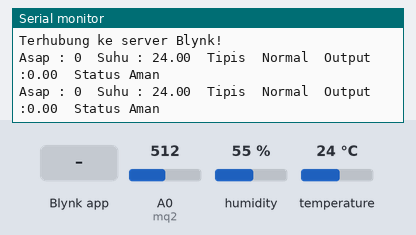
Simulated run of this sketch. Board: ESP8266 (NodeMCU). Shown: the last lines printed to the serial monitor. The inputs (shaded band) are chosen by the test bench; at power-on: temperature 24 °C, A0 (mq2) = 512, humidity 55 %. WiFi joins after 1.5 s; servers stay silent unless stated; the audio player accepts every command and is not drawn.

Above: at 20.0 s.
20.1 s: temperature set to 33 °C
At 21.8 s:
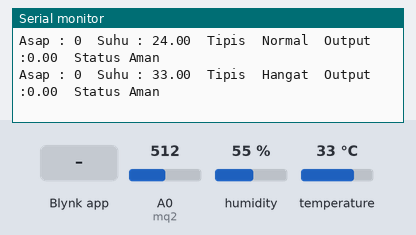
23.4 s: A0 (mq2) set to 716
At 24.5 s:
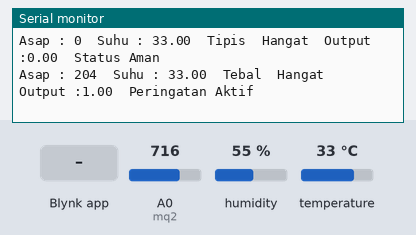
25.4 s: Blynk app writes 1 to V4
At 28.8 s:
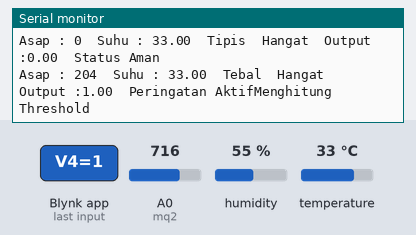

The sketch:

DeteksiAsap.ino
```cpp
#include <DFRobotDFPlayerMini.h>
#include <SoftwareSerial.h>
#include <ESP8266WiFi.h>
#include <BlynkSimpleEsp8266.h>
#include <DHT.h>
#include <DHT_U.h>
#include <Fuzzy.h>

#define BLYNK_TEMPLATE_ID "TMPL6CbUk4hV7"
#define BLYNK_TEMPLATE_NAME "Skripsi"
#define BLYNK_AUTH_TOKEN "zbJbmkRKQznBXnSz7PDHbsVOXDgpsQgw"
#define ssid "Redmi Note 10S"
#define pass "11111111"
#define DHTPIN 13 //D7
#define DHTTYPE DHT11   // DHT 11
#define mq2 A0


WidgetLCD lcd(V0);
DHT dht(DHTPIN, DHTTYPE);
SoftwareSerial mySerial(4, 5);
DFRobotDFPlayerMini myDFPlayer;
Fuzzy *fuzzy = new Fuzzy();

// FuzzyInput Asap
FuzzySet *tipis = new FuzzySet(-10, -2.5, -2.5, 5);
FuzzySet *sedang = new FuzzySet(4, 8, 8, 12);
FuzzySet *tebal = new FuzzySet(10, 15, 15, 400);

// FuzzyInput Suhu
FuzzySet *normal = new FuzzySet(0, 15, 15, 30);
FuzzySet *hangat = new FuzzySet(28, 35, 35, 42);
FuzzySet *panas = new FuzzySet(40, 45, 45, 50);

// FuzzyOutput
FuzzySet *off = new FuzzySet(0, 0, 0, 0);
FuzzySet *on = new FuzzySet(1, 1, 1, 1);

int threshold = 0;
BLYNK_WRITE(V4){
  int val = param.asInt();
  if(val ==1){
    updateThreshold();
  }
}

void setup(){
  Serial.begin(9600);
  mySerial.begin(9600);
  myDFPlayer.begin(mySerial);
  myDFPlayer.volume(30);
  konfigFuzzy();
  dht.begin();
  WiFi.disconnect(true);WiFi.mode(WIFI_OFF);
  WiFi.begin(ssid, pass); WiFi.mode(WIFI_STA);
  while (WiFi.status() != WL_CONNECTED) {
    delay(1000);
    Serial.println("Menghubungkan ke WiFi...");
  }
  Serial.println("");
  Serial.print("Terhubung ke WiFi. IP Address: ");
  Serial.println(WiFi.localIP());
  myDFPlayer.play(1); delay(3000);
  Blynk.begin(BLYNK_AUTH_TOKEN, WiFi.SSID().c_str(), WiFi.psk().c_str(),"blynk.cloud", 8080);
  Serial.println("Terhubung ke server Blynk!");
  myDFPlayer.play();
  hitungThreshold();
  delay(3000);

}

void loop(){
  Blynk.run();
  lcd.clear();
  int asap = deteksiAsap();
  float suhu = dht.readTemperature();

  Serial.print("\nAsap : ");
  Serial.print(asap);
  Serial.print("\tSuhu : ");
  Serial.print(suhu);

  Blynk.virtualWrite(V1, asap);
  Blynk.virtualWrite(V2, suhu);

  fuzzy->setInput(1, asap);
  fuzzy->setInput(2, suhu);
  fuzzy->fuzzify();
  bacaStatusKeanggotaan();
  float output = fuzzy->defuzzify(1);
  Serial.print("\tOutput :");
  Serial.print(output);
  Blynk.virtualWrite(V3, output);
  hasilFuzzy(output);
  if(asap <= -20) updateThreshold();
  delay(1000);
}

int deteksiAsap(){
  int nilaiAnalog = analogRead(mq2);
  return nilaiAnalog - threshold;
}

void updateThreshold(){
  Serial.println("Menghitung Threshold");
  lcd.clear();lcd.print(0, 0, "Menghitung"); lcd.print(0, 1, "Threshold");
  myDFPlayer.play(2);
  hitungThreshold();
}

int hitungThreshold(){
  int totalData = 0;
  int jumlahHitung = 20;

  for(int a = 0; a < jumlahHitung; a++){
    totalData += analogRead(mq2);
    delay(500);
  }
  return threshold = totalData / jumlahHitung;
}

void hasilFuzzy(float output){
  if(output == 1){
    myDFPlayer.play(3);
    Serial.print("\tPeringatan Aktif");
    Blynk.setProperty(V0, "color", "#FF0000");
    lcd.print(0, 1, "Peringatan Aktif");
    delay(3000);
  }
  else{
    Serial.print("\tStatus Aman");
    Blynk.setProperty(V0, "color", "#00FF00");
    lcd.print(0, 1, "Status Aman");
  }
}

void konfigFuzzy(){
  FuzzyInput *asap = new FuzzyInput(1);
    asap->addFuzzySet(tipis);
    asap->addFuzzySet(sedang);
    asap->addFuzzySet(tebal);
  fuzzy->addFuzzyInput(asap);

  FuzzyInput *suhu = new FuzzyInput(2);
    suhu->addFuzzySet(normal);
    suhu->addFuzzySet(hangat);
    suhu->addFuzzySet(panas);
  fuzzy->addFuzzyInput(suhu);

  FuzzyOutput *hasil = new FuzzyOutput(1);
    hasil->addFuzzySet(off);
    hasil->addFuzzySet(on);
  fuzzy->addFuzzyOutput(hasil);

  FuzzyRuleAntecedent *ifTipisAndNormal = new FuzzyRuleAntecedent();
  ifTipisAndNormal->joinWithAND(tipis, normal);
  FuzzyRuleConsequent *thenOff1 = new FuzzyRuleConsequent();
  thenOff1->addOutput(off);
  FuzzyRule *fuzzyRule01 = new FuzzyRule(1, ifTipisAndNormal, thenOff1);
  fuzzy->addFuzzyRule(fuzzyRule01);

  FuzzyRuleAntecedent *ifTipisAndHangat = new FuzzyRuleAntecedent();
  ifTipisAndHangat->joinWithAND(tipis, hangat);
  FuzzyRuleConsequent *thenOff2 = new FuzzyRuleConsequent();
  thenOff2->addOutput(off);
  FuzzyRule *fuzzyRule02 = new FuzzyRule(2, ifTipisAndHangat, thenOff2);
  fuzzy->addFuzzyRule(fuzzyRule02);

  FuzzyRuleAntecedent *ifTipisAndPanas = new FuzzyRuleAntecedent();
  ifTipisAndPanas->joinWithAND(tipis, panas);
  FuzzyRuleConsequent *thenOn1 = new FuzzyRuleConsequent();
  thenOn1->addOutput(on);
  FuzzyRule *fuzzyRule03 = new FuzzyRule(3, ifTipisAndPanas, thenOn1);
  fuzzy->addFuzzyRule(fuzzyRule03);

  FuzzyRuleAntecedent *ifSedangAndNormal = new FuzzyRuleAntecedent();
  ifSedangAndNormal->joinWithAND(sedang, normal);
  FuzzyRuleConsequent *thenOff3 = new FuzzyRuleConsequent();
  thenOff3->addOutput(off);
  FuzzyRule *fuzzyRule04 = new FuzzyRule(4, ifSedangAndNormal, thenOff3);
  fuzzy->addFuzzyRule(fuzzyRule04);

  FuzzyRuleAntecedent *ifSedangAndHangat = new FuzzyRuleAntecedent();
  ifSedangAndHangat->joinWithAND(sedang, hangat);
  FuzzyRuleConsequent *thenOff4 = new FuzzyRuleConsequent();
  thenOff4->addOutput(off);
  FuzzyRule *fuzzyRule05 = new FuzzyRule(5, ifSedangAndHangat, thenOff4);
  fuzzy->addFuzzyRule(fuzzyRule05);

  FuzzyRuleAntecedent *ifSedangAndPanas = new FuzzyRuleAntecedent();
  ifSedangAndPanas->joinWithAND(sedang, panas);
  FuzzyRuleConsequent *thenOn2 = new FuzzyRuleConsequent();
  thenOn2->addOutput(on);
  FuzzyRule *fuzzyRule06 = new FuzzyRule(6, ifSedangAndPanas, thenOn2);
  fuzzy->addFuzzyRule(fuzzyRule06);

  FuzzyRuleAntecedent *ifTebalAndNormal = new FuzzyRuleAntecedent();
  ifTebalAndNormal->joinWithAND(tebal, normal);
  FuzzyRuleConsequent *thenOn3 = new FuzzyRuleConsequent();
  thenOn3->addOutput(on);
  FuzzyRule *fuzzyRule07 = new FuzzyRule(7, ifTebalAndNormal, thenOn3);
  fuzzy->addFuzzyRule(fuzzyRule07);

  FuzzyRuleAntecedent *ifTebalAndHangat = new FuzzyRuleAntecedent();
  ifTebalAndHangat->joinWithAND(tebal, hangat);
  FuzzyRuleConsequent *thenOn4 = new FuzzyRuleConsequent();
  thenOn4->addOutput(on);
  FuzzyRule *fuzzyRule08 = new FuzzyRule(8, ifTebalAndHangat, thenOn4);
  fuzzy->addFuzzyRule(fuzzyRule08);

  FuzzyRuleAntecedent *ifTebalAndPanas = new FuzzyRuleAntecedent();
  ifTebalAndPanas->joinWithAND(tebal, panas);
  FuzzyRuleConsequent *thenOn5 = new FuzzyRuleConsequent();
  thenOn5->addOutput(on);
  FuzzyRule *fuzzyRule09 = new FuzzyRule(9, ifTebalAndPanas, thenOn5);
  fuzzy->addFuzzyRule(fuzzyRule09);
}

void bacaStatusKeanggotaan(){
  float derajat_tipis = tipis->getPertinence();
  float derajat_sedang = sedang->getPertinence();
  float derajat_tebal = tebal->getPertinence();

  float derajat_normal = normal->getPertinence();
  float derajat_hangat = hangat->getPertinence();
  float derajat_panas = panas->getPertinence();

  String statusAsap = "Tipis";
  if (derajat_sedang> 0.5) {
    statusAsap = "Sedang";
  } else if (derajat_tebal> 0.5) {
    statusAsap = "Tebal";
  }


  String statusSuhu = "Normal";
  if (derajat_hangat> 0.5) {
    statusSuhu = "Hangat";
  } else if (derajat_panas> 0.5) {
    statusSuhu = "Panas";
  }
  Serial.print("\t"); Serial.print(statusAsap); lcd.print(0, 0, statusAsap);
  Serial.print("\t"); Serial.print(statusSuhu); lcd.print(7, 0, statusSuhu);
}
```

Measured:
- after the input at 20.1 s, the serial monitor: prints a new line after 0.84 s (image 1)
- after the input at 23.4 s, the serial monitor: prints a new line after 0.57 s (image 2)
- after the input at 25.4 s, the serial monitor: prints a new line after 2.6 s (image 3)
